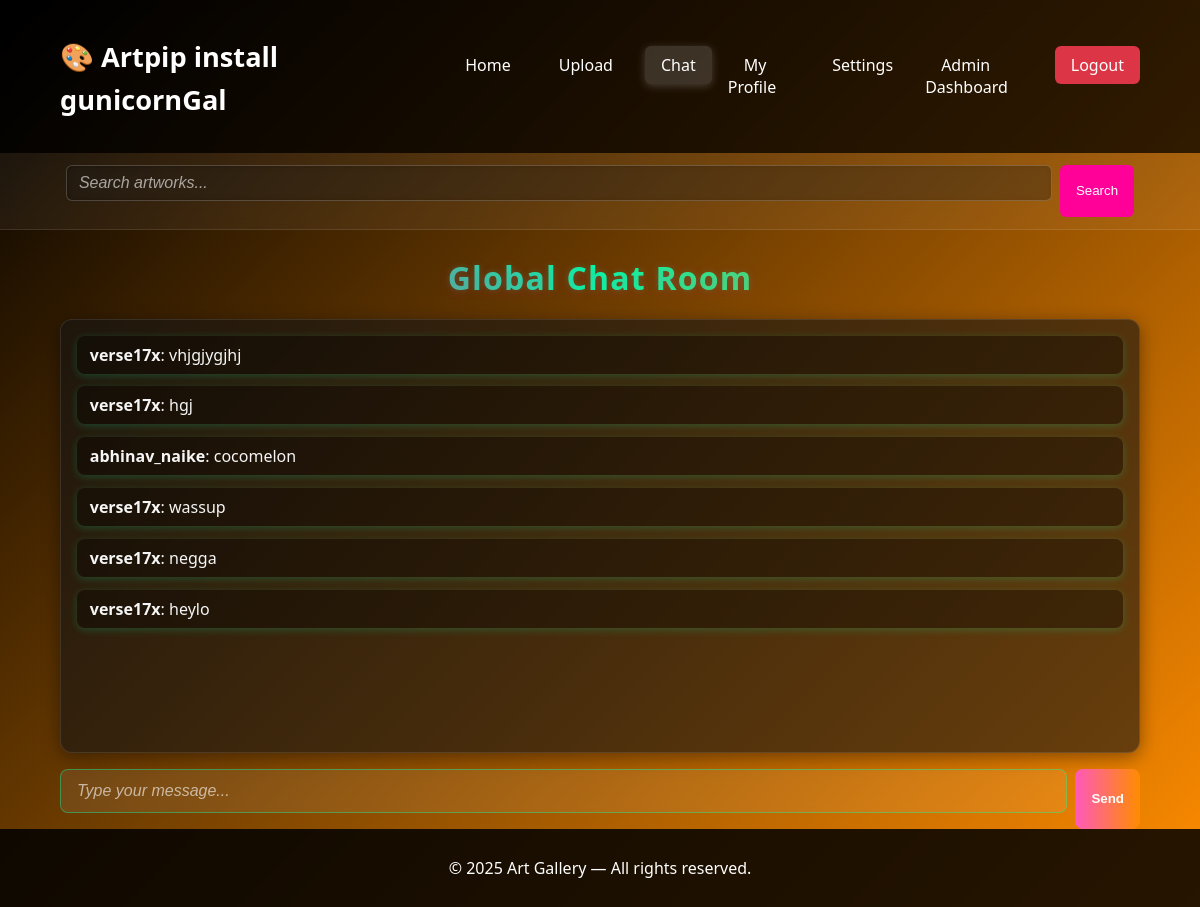
The page /chat (signed in) on the database its author committed.
### app.py (models this page shows, shortened)
class ChatMessage(db.Model):
    id = db.Column(db.Integer, primary_key=True)
    message = db.Column(db.Text, nullable=False)
    user_id = db.Column(db.Integer, db.ForeignKey('user.id'), nullable=False)
    created_at = db.Column(db.DateTime, default=datetime.utcnow)
    user = db.relationship('User', backref=db.backref('messages', lazy=True))

class User(db.Model):
    id = db.Column(db.Integer, primary_key=True)
    username = db.Column(db.String(80), unique=True, nullable=False)
    email = db.Column(db.String(120), unique=True, nullable=False)
    password_hash = db.Column(db.String(120), nullable=False)
    is_admin = db.Column(db.Boolean, default=False)
    created_at = db.Column(db.DateTime, default=datetime.utcnow)
    avatar_url = db.Column(db.String(255), default='')
    bio = db.Column(db.Text, default='')

### app.py (the view)
@app.route('/chat')
def chat():
    if 'user_id' not in session:
        return redirect(url_for('signin'))
    msgs = ChatMessage.query.order_by(ChatMessage.created_at.desc()).limit(50).all()
    return render_template('chat.html', messages=msgs)

### app.py (called while the page is built)
@app.context_processor
def inject_user():
    user_id = session.get('user_id')
    current_user = User.query.get(user_id) if user_id else None
    return dict(
        current_user=current_user,
        CLOUDINARY_CLOUD_NAME=os.getenv('CLOUDINARY_CLOUD_NAME'),
        CLOUDINARY_AVATAR_PRESET="avatar_unsigned_preset"
    )

### templates/chat.html
{% extends "base.html" %}
{% block content %}
<div class="chat-container">
    <h2>Global Chat Room</h2>
    <div id="messages" class="chat-messages">
        {% for msg in messages %}
        <div class="chat-message">
            <strong>{{ msg.user.username }}</strong>: {{ msg.message }}
        </div>
        {% endfor %}
    </div>
    <form id="chatForm" class="chat-form">
        <input id="msgInput" name="message" type="text" placeholder="Type your message..." required>
        <button type="submit" class="btn-primary">Send</button>
    </form>
</div>
{% endblock %}

### templates/base.html (shortened to what this page needs)
<!DOCTYPE html>
<html lang="en">
<head>
    <link rel="stylesheet" href="{{ url_for('static', filename='css/style.css') }}">
</head>
<body>
    <header class="site-header">
        <div class="container nav-container">
            <div class="logo">
                <h1><a href="{{ url_for('gallery') }}">🎨 Artpip install gunicornGal</a></h1>
            </div>
            <nav>
                <ul class="nav-links">
                    <li><a href="{{ url_for('gallery') }}" class="{% if request.endpoint == 'gallery' %}active{% endif %}">Home</a></li>
                    {% if session.user_id %}
                        <li><a href="{{ url_for('upload') }}" class="{% if request.endpoint == 'upload' %}active{% endif %}">Upload</a></li>
                        <li><a href="{{ url_for('chat') }}" class="{% if request.endpoint == 'chat' %}active{% endif %}">Chat</a></li>
                        <li><a href="{{ url_for('user_profile', user_id=session.user_id) }}" class="{% if request.endpoint == 'user_profile' %}active{% endif %}">My Profile</a></li>
                        <li><a href="{{ url_for('settings') }}" class="{% if request.endpoint == 'settings' %}active{% endif %}">Settings</a></li>
                        {% if current_user and current_user.is_admin %}
                            <li><a href="{{ url_for('admin_dashboard') }}" class="{% if request.endpoint == 'admin_dashboard' %}active{% endif %}">Admin Dashboard</a></li>
                        {% endif %}
                        <li><a href="{{ url_for('logout') }}" class="btn-danger">Logout</a></li>
                    {% else %}
                        <li><a href="{{ url_for('signin') }}" class="{% if request.endpoint == 'signin' %}active{% endif %}">Sign In</a></li>
                        <li><a href="{{ url_for('signup') }}" class="btn-primary {% if request.endpoint == 'signup' %}active{% endif %}">Sign Up</a></li>
                    {% endif %}
                </ul>
            </nav>
        </div>
    </header>
    <div class="global-search">
        <form action="{{ url_for('search') }}" method="GET" class="search-form">
            <input type="text" name="q" placeholder="Search artworks..."
                   value="{{ request.args.get('q', '') }}">
            <button type="submit">Search</button>
        </form>
    </div>
    <main class="main-content container">
        {% block content %}{% endblock %}
    </main>
    <footer class="site-footer">
        <p>&copy; {{ current_year|default(2025) }} Art Gallery — All rights reserved.</p>
    </footer>
</body>
</html>

### static/css/style.css (style rules this page uses)
:root { --bg-color: #000000; --text-color: #f5f5f5; --card-bg: rgba(10, 10, 10, 0.6); --card-text: #f5f5f5; --shadow-color: rgba(0, 0, 0, 0.85); }
html, body { height: 100%; }
body { font-family: 'Segoe UI', sans-serif; margin: 0; color: var(--text-color); display: flex; flex-direction: column; background: linear-gradient(-45deg, #000000, #ff0099, #00ffa6, #ff8c00, #000000); background-size: 400% 400%; animation: neonFlow 24s ease infinite; transition: background-color 0.4s ease, color 0.4s ease; }
.container { width: 90%; max-width: 1200px; margin: auto; }
.main-content { flex: 1; }
.site-header { background: rgba(0, 0, 0, 0.7); padding: 0.75rem 0; backdrop-filter: blur(6px); }
.nav-container { display: flex; justify-content: space-between; align-items: center; }
.logo a { color: white; text-decoration: none; font-size: 1.7rem; font-weight: bold; }
.nav-links { list-style: none; display: flex; gap: 1rem; }
.nav-links a { color: white; padding: 0.5rem 1rem; border-radius: 6px; text-decoration: none; transition: background 0.3s ease, transform 0.3s ease, box-shadow 0.3s ease; }
.nav-links a:hover, .nav-links a.active { background: rgba(255,255,255,0.15); transform: translateY(-1px); box-shadow: 0 2px 8px rgba(255,255,255,0.2); }
.btn-primary { background: #007BFF; color: white !important; border-radius: 5px; }
.btn-danger { background: #dc3545; color: white !important; border-radius: 5px; }
.global-search { background: rgba(255,255,255,0.05); padding: 0.75rem 0; border-bottom: 1px solid rgba(255,255,255,0.1); backdrop-filter: blur(6px); }
.global-search .search-form { display: flex; justify-content: center; gap: 0.5rem; }
.global-search .search-form input { padding: 0.5rem 0.75rem; border: 1px solid rgba(255,255,255,0.2); background: rgba(0,0,0,0.3); color: white; border-radius: 6px; min-width: 240px; transition: border-color 0.3s ease, box-shadow 0.3s ease; }
.global-search .search-form button { background: #ff0099; color: white; border: none; border-radius: 6px; padding: 0.5rem 1rem; cursor: pointer; transition: background 0.3s ease, transform 0.2s ease, box-shadow 0.3s ease; }
.site-footer { background: rgba(0, 0, 0, 0.85); color: white; text-align: center; padding: 0.75rem; transition: background 0.3s ease; }
.chat-container h2 { font-size: 2rem; font-weight: 700; text-align: center; margin-bottom: 1.2rem; background: linear-gradient(90deg, #ff0099, #00ffa6, #ff8c00); -webkit-background-clip: text; -webkit-text-fill-color: transparent; text-shadow: 0 2px 12px #ff009933, 0 0 6px #00ffa633; letter-spacing: 1.2px; transition: text-shadow 0.3s ease; }
.chat-messages { height: 400px; overflow-y: auto; padding: 1rem; background: rgba(20, 20, 20, 0.6); border: 1px solid rgba(255,255,255,0.1); border-radius: 12px; box-shadow: 0 4px 18px rgba(0,0,0,0.4); }
.chat-message { margin-bottom: 0.8rem; padding: 0.5rem 0.8rem; border-radius: 8px; background: rgba(0, 0, 0, 0.35); box-shadow: 0 2px 8px rgba(0, 255, 166, 0.2); transition: transform 0.2s ease, box-shadow 0.2s ease; opacity: 0; animation: fadeIn 0.5s ease forwards; }
.chat-form { display: flex; gap: 0.5rem; margin-top: 1rem; }
.chat-form input { flex: 1; padding: 0.65rem 1rem; border-radius: 8px; border: 1px solid rgba(0, 255, 166, 0.4); background: rgba(20, 20, 20, 0.7); color: #fff; font-size: 1rem; backdrop-filter: blur(4px); transition: all 0.3s ease; }
.chat-form button { padding: 0.65rem 1rem; border-radius: 8px; border: none; background: linear-gradient(90deg,#ff59bb 0%,#ff8c00 100%); color: #fff; font-weight: bold; cursor: pointer; transition: background 0.25s ease, transform 0.2s ease; }
input[type="text"], input[type="email"], input[type="password"], input[name="username"], textarea { width: 80%; padding: 0.75rem 1rem; margin-bottom: 1rem; background: rgba(255, 255, 255, 0.08); border: 1px solid rgba(0, 255, 166, 0.4); border-radius: 8px; color: #fff; font-size: 1rem; backdrop-filter: blur(4px); transition: all 0.3s ease; }
input::placeholder, textarea::placeholder { color: rgba(255, 255, 255, 0.6); font-style: italic; }

### rows shown on the page
ChatMessage: user.username "verse17x", message "vhjgjygjhj"
ChatMessage: user.username "verse17x", message "hgj"
ChatMessage: user.username "abhinav_naike", message "cocomelon"
ChatMessage: user.username "verse17x", message "wassup"
ChatMessage: user.username "verse17x", message "negga"
ChatMessage: user.username "verse17x", message "heylo"

### other values the page prints
{{ current_year|default(2025) }} "2025"
